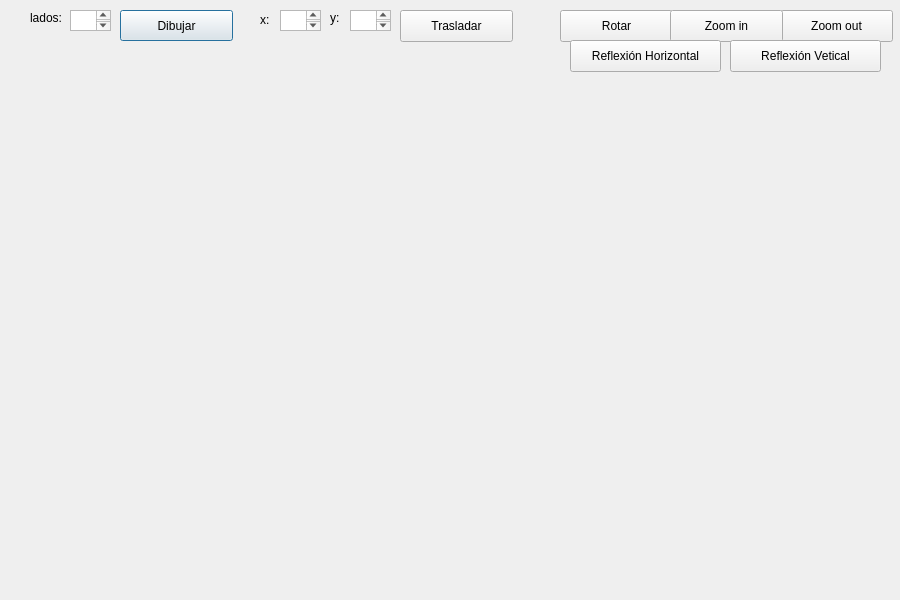
<?xml version="1.0" encoding="UTF-8"?>
<ui version="4.0">
 <class>Poligonos</class>
 <widget class="QDialog" name="Poligonos">
  <property name="geometry">
   <rect>
    <x>0</x>
    <y>0</y>
    <width>900</width>
    <height>600</height>
   </rect>
  </property>
  <property name="windowTitle">
   <string>Polígonos</string>
  </property>
  <widget class="QPushButton" name="pushButton">
   <property name="geometry">
    <rect>
     <x>120</x>
     <y>10</y>
     <width>113</width>
     <height>31</height>
    </rect>
   </property>
   <property name="text">
    <string>Dibujar</string>
   </property>
  </widget>
  <widget class="QLabel" name="labelXinicio">
   <property name="geometry">
    <rect>
     <x>260</x>
     <y>10</y>
     <width>21</width>
     <height>20</height>
    </rect>
   </property>
   <property name="text">
    <string>x:</string>
   </property>
  </widget>
  <widget class="QLabel" name="labelYinicio">
   <property name="geometry">
    <rect>
     <x>330</x>
     <y>10</y>
     <width>21</width>
     <height>16</height>
    </rect>
   </property>
   <property name="text">
    <string>y:</string>
   </property>
  </widget>
  <widget class="QLabel" name="labelXfin">
   <property name="geometry">
    <rect>
     <x>30</x>
     <y>10</y>
     <width>61</width>
     <height>16</height>
    </rect>
   </property>
   <property name="text">
    <string>lados:</string>
   </property>
  </widget>
  <widget class="QTextEdit" name="boxXinicio">
   <property name="geometry">
    <rect>
     <x>280</x>
     <y>10</y>
     <width>41</width>
     <height>21</height>
    </rect>
   </property>
  </widget>
  <widget class="QTextEdit" name="boxXfin">
   <property name="geometry">
    <rect>
     <x>70</x>
     <y>10</y>
     <width>41</width>
     <height>21</height>
    </rect>
   </property>
  </widget>
  <widget class="QTextEdit" name="boxYinicio">
   <property name="geometry">
    <rect>
     <x>350</x>
     <y>10</y>
     <width>41</width>
     <height>21</height>
    </rect>
   </property>
  </widget>
  <widget class="QPushButton" name="pushButton_2">
   <property name="geometry">
    <rect>
     <x>400</x>
     <y>10</y>
     <width>113</width>
     <height>32</height>
    </rect>
   </property>
   <property name="text">
    <string>Trasladar</string>
   </property>
  </widget>
  <widget class="QPushButton" name="pushButton_3">
   <property name="geometry">
    <rect>
     <x>560</x>
     <y>10</y>
     <width>113</width>
     <height>32</height>
    </rect>
   </property>
   <property name="text">
    <string>Rotar</string>
   </property>
  </widget>
  <widget class="QPushButton" name="pushButton_4">
   <property name="geometry">
    <rect>
     <x>780</x>
     <y>10</y>
     <width>113</width>
     <height>32</height>
    </rect>
   </property>
   <property name="text">
    <string>Zoom out</string>
   </property>
  </widget>
  <widget class="QPushButton" name="pushButton_5">
   <property name="geometry">
    <rect>
     <x>670</x>
     <y>10</y>
     <width>113</width>
     <height>32</height>
    </rect>
   </property>
   <property name="text">
    <string>Zoom in</string>
   </property>
  </widget>
  <widget class="QPushButton" name="pushButton_6">
   <property name="geometry">
    <rect>
     <x>570</x>
     <y>40</y>
     <width>151</width>
     <height>32</height>
    </rect>
   </property>
   <property name="text">
    <string>Reflexión Horizontal</string>
   </property>
  </widget>
  <widget class="QPushButton" name="pushButton_7">
   <property name="geometry">
    <rect>
     <x>730</x>
     <y>40</y>
     <width>151</width>
     <height>32</height>
    </rect>
   </property>
   <property name="text">
    <string>Reflexión Vetical</string>
   </property>
  </widget>
 </widget>
 <resources/>
 <connections/>
</ui>
